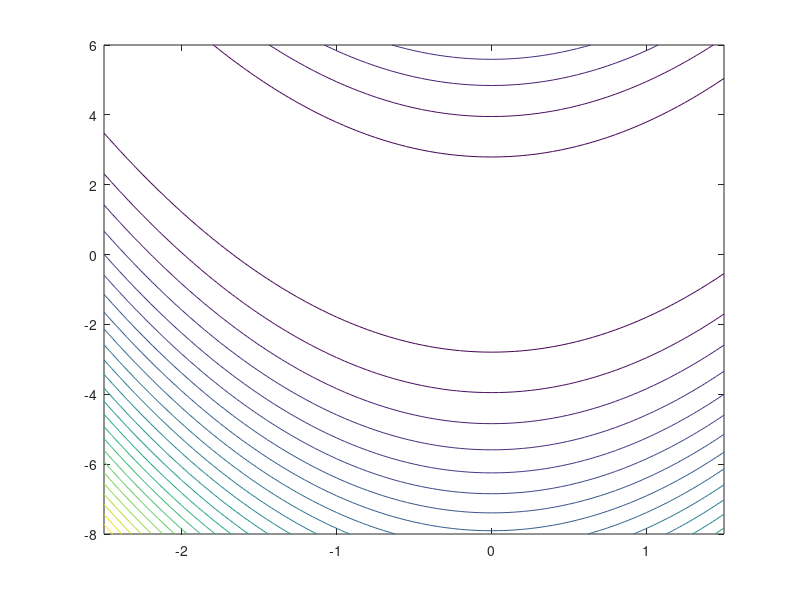

Write MATLAB code to recreate this figure.
% Plot the Rosenbrock function contours
% Copyright 1999 by Todd K. Moon

x1 = (-2.5:.05:1.5)';
x2 = (-8:.05:6)';
[X1,X2] = meshgrid(x1,x2);
Z = 100*(X2 - X1.^2).^2 + (1-X1).^2;
contour(x1,x2,Z,25);
